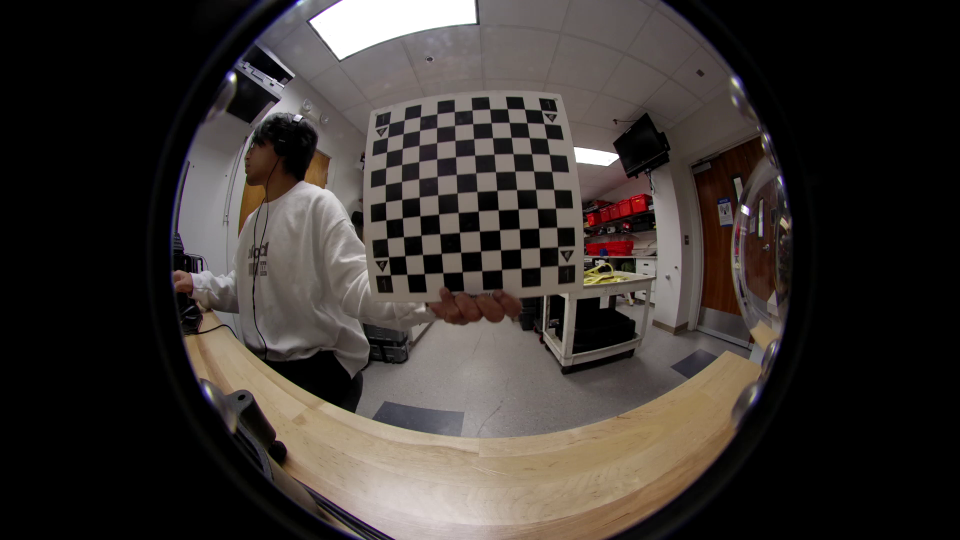
#> input picture L/chessboard-L0.png, 1920 x 1080 px, given in place of chessboard-L120.png, which was not available (shown at 1/2 size)
$ python 'juststereo copy.py'   (older library calls are emulated)
#> lines starting #> are read from the running program, lines starting #| are printed output that depends on the picture; after the words box and inside, x2 and y2 are one past the last pixel; in counts of white or black regions, pixels touching at a corner belong together; pictures that were not available may be replaced by others from this repository, and a replacement may not be noted
import cv2
assert cv2.__version__[0] >= '3', 'The fisheye module requires opencv version >= 3.0.0'
import numpy as np
from tqdm import tqdm
import os
import glob

# Set the path to the images captured by the left and right cameras
pathL = "./L/"
pathR = "./R/"

# Termination criteria for refining the detected corners
criteria = (cv2.TERM_CRITERIA_EPS + cv2.TERM_CRITERIA_MAX_ITER, 30, 0.001)
calibration_flags = cv2.fisheye.CALIB_RECOMPUTE_EXTRINSIC+cv2.fisheye.CALIB_CHECK_COND+cv2.fisheye.CALIB_FIX_SKEW

objp = np.zeros((10*10,3), np.float32)
objp[:,:2] = np.mgrid[0:10,0:10].T.reshape(-1,2)

img_ptsL = []
img_ptsR = []
obj_pts = []
for i in tqdm(range(120,180)):
  imgL = cv2.imread(pathL+"chessboard-L%d.png"%i)
#> imgL is the input picture: shape (1080, 1920, 3); mean B, G, R 49.1, 52.7, 58.6
  imgR = cv2.imread(pathR+"chessboard-R%d.png"%i)
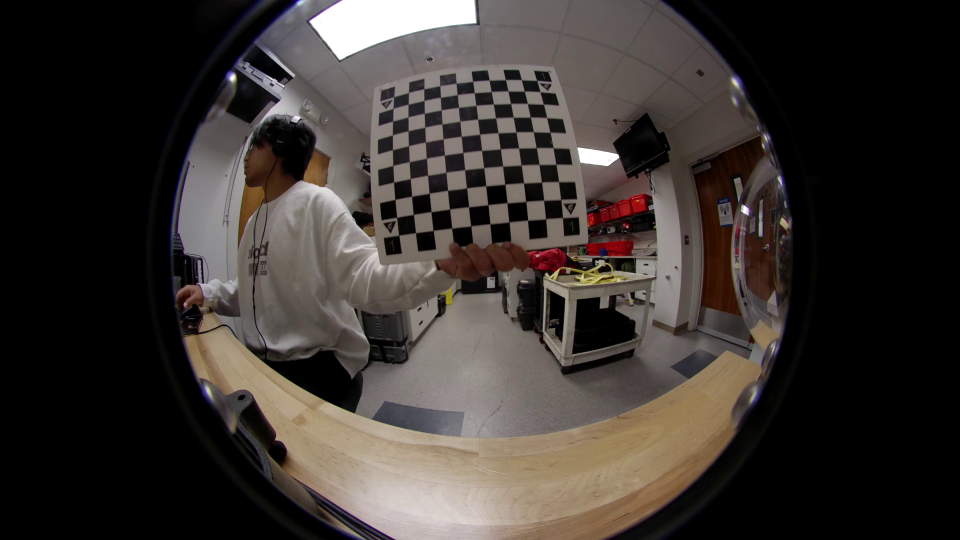
#> input picture L/chessboard-L12.png, 1920 x 1080 px, given in place of chessboard-R120.png, which was not available (shown at 1/2 size)
#> imgR is the input picture: shape (1080, 1920, 3); mean B, G, R 49, 52.7, 58.7
  imgL_gray = cv2.imread(pathL+"chessboard-L%d.png"%i,0)
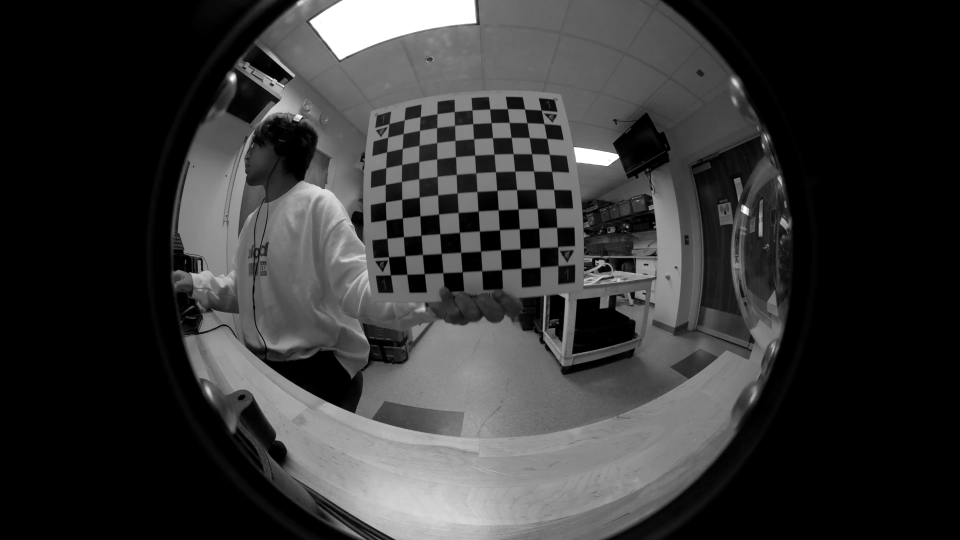
#> imgL_gray: shape (1080, 1920) (shown at 1/2 size); min 0, max 255, mean 53.8
  imgR_gray = cv2.imread(pathR+"chessboard-R%d.png"%i,0)
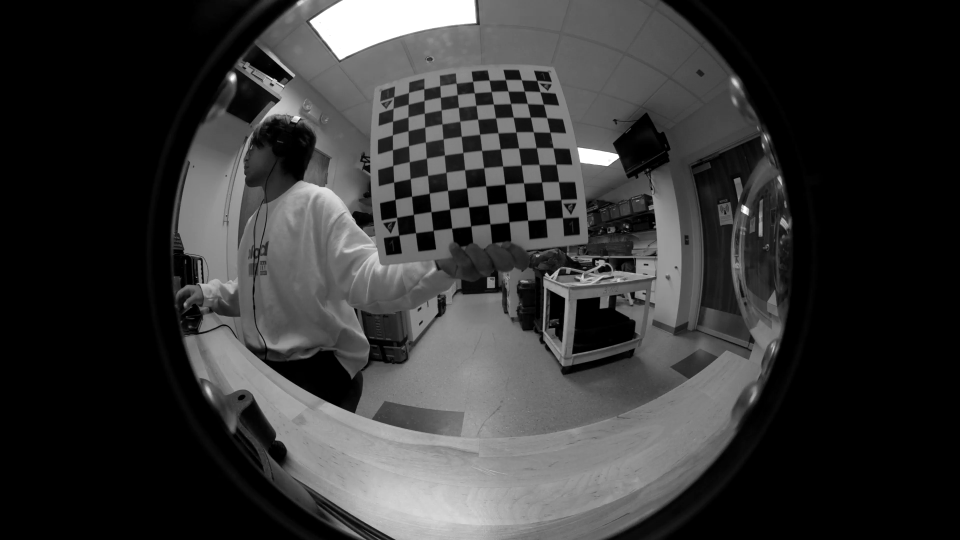
#> imgR_gray: shape (1080, 1920) (shown at 1/2 size); min 0, max 255, mean 53.8

  outputL = imgL.copy()
  outputR = imgR.copy()

  retR, cornersR =  cv2.findChessboardCorners(outputR,(10,10),None)
#> retR = True; cornersR = 100 rows, first 8: [788.3, 193.6], [817.5, 185.4], [848.2, 178.1], [880.4, 172.1], [912.6, 166.9], [946, 163], [978.6, 160.7], [1011.3, 159.8]
  retL, cornersL = cv2.findChessboardCorners(outputL,(10,10),None)
#> retL = True; cornersL = 100 rows, first 8: [778.6, 247.5], [808.6, 240.3], [840.8, 233.7], [874.4, 228.1], [908.7, 223.8], [944.4, 220.3], [979.9, 218.5], [1015, 217.8]

  if retR and retL:
    obj_pts.append(objp)
    cv2.cornerSubPix(imgR_gray,cornersR,(11,11),(-1,-1),criteria)
    cv2.cornerSubPix(imgL_gray,cornersL,(11,11),(-1,-1),criteria)
    cv2.drawChessboardCorners(outputR,(10,10),cornersR,retR)
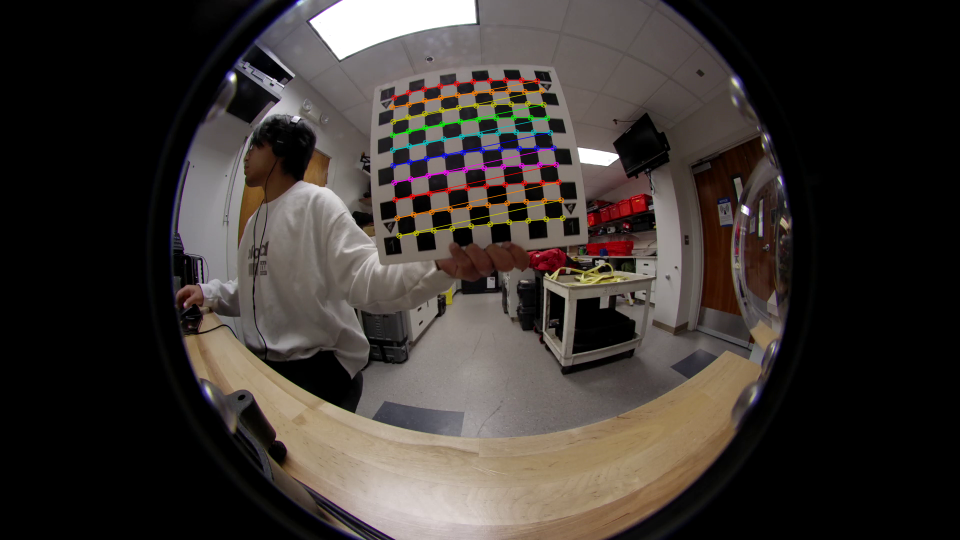
#> outputR: shape (1080, 1920, 3) (shown at 1/2 size); 1.14% of pixels changed, all inside (x1, y1, x2, y2) = (778, 154, 1132, 478)
    cv2.drawChessboardCorners(outputL,(10,10),cornersL,retL)
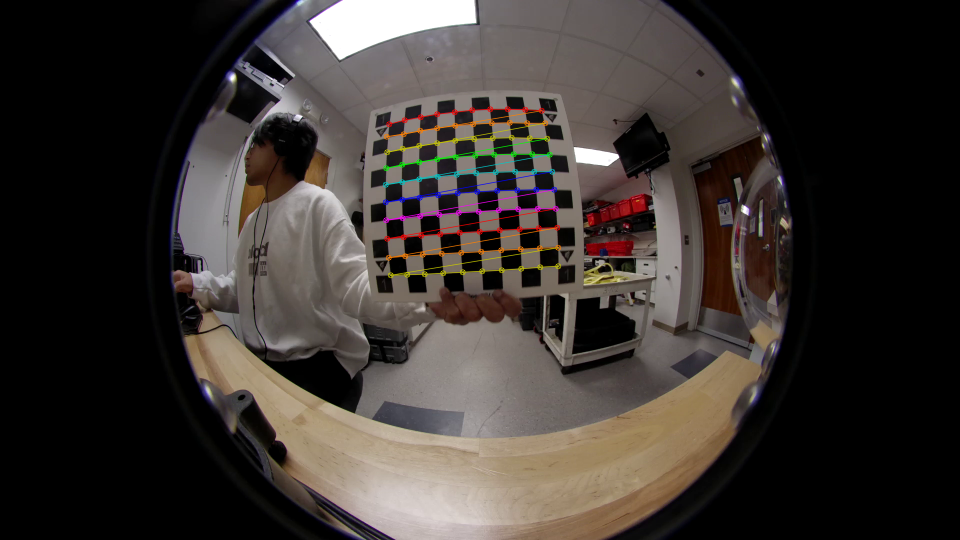
#> outputL: shape (1080, 1920, 3) (shown at 1/2 size); 1.21% of pixels changed, all inside (x1, y1, x2, y2) = (765, 212, 1123, 557)
#> (the run stopped early here; a loop or call above may not have finished)
